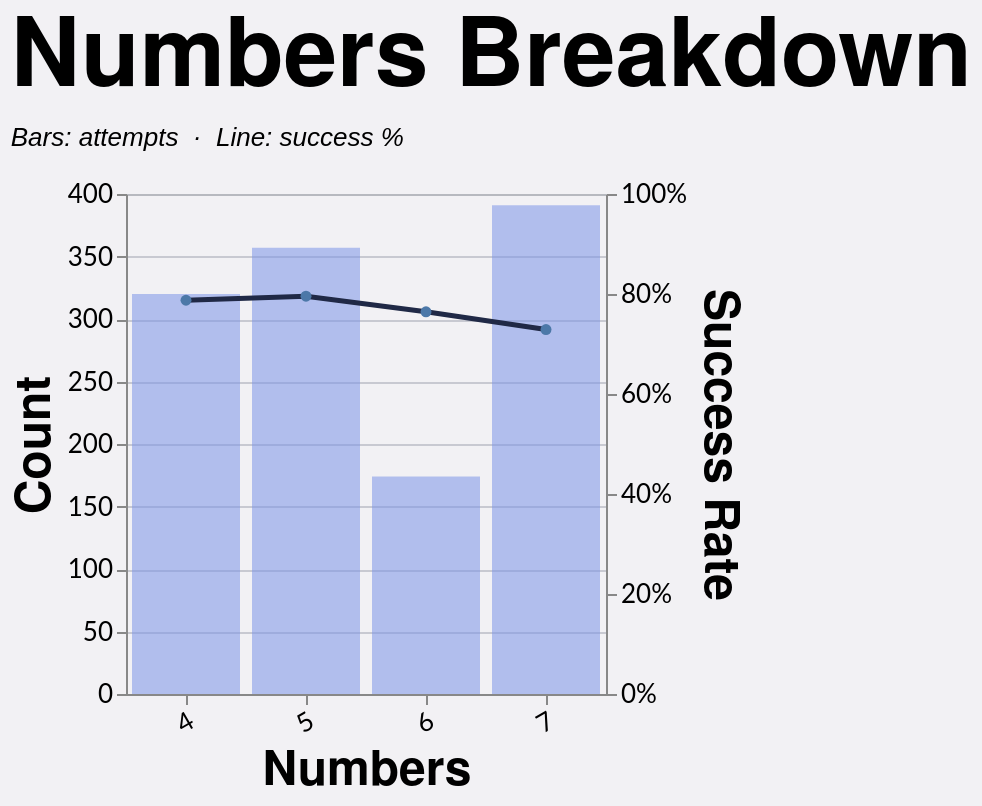

Vega-Lite specification stored for this chart:
### Vega-Lite specification from a JSON file in a GitHub repository (floating-point values rounded to 4 significant figures; data arrays with more than 128 entries replaced by an {"elided": "..."} marker saying what was removed)
{"config": {"axis": {"labelFont": "Lato, sans-serif", "titleFont": "PT Sans Narrow, Helvetica Neue, Helvetica, Arial, sans-serif", "labelFontSize": 13, "titleFontSize": 24, "gridColor": "#202947", "gridOpacity": 0.2}, "header": {"labelFont": "PT Sans Narrow, Helvetica Neue, Helvetica, Arial, sans-serif", "titleFont": "PT Sans Narrow, Helvetica Neue, Helvetica, Arial, sans-serif", "labelFontSize": 24, "titleFontSize": 28, "labelFontWeight": "bold", "orient": "left"}, "legend": {"labelFont": "Lato, sans-serif", "titleFont": "PT Sans Narrow, Helvetica Neue, Helvetica, Arial, sans-serif", "labelFontSize": 14, "titleFontSize": 16, "titlePadding": 5, "fillColor": "white", "strokeColor": "black", "padding": 10, "titleFontWeight": "lighter", "titleFontStyle": "italic", "titleColor": "gray", "offset": 10}, "title": {"font": "PT Sans Narrow, Helvetica Neue, Helvetica, Arial, sans-serif", "fontSize": 48, "fontWeight": "bold", "anchor": "start", "align": "center", "titlePadding": 20, "subtitlePadding": 10, "subtitleFontSize": 13, "subtitleColor": "", "subtitleFontStyle": "italic", "offset": 15, "color": "black"}, "axisX": {"labelAngle": 0}, "facet": {"title": null, "header": null, "align": {"row": "each", "column": "each"}}, "resolve": {"scale": {"y": "independent", "facet": "independent"}}, "background": "#f2f1f4"}, "layer": [{"mark": {"type": "bar", "color": "#7d96e8", "opacity": 0.55}, "encoding": {"tooltip": [{"field": "numbers", "title": "Numbers", "type": "nominal"}, {"field": "won", "format": ",.0f", "title": "Won", "type": "quantitative"}, {"field": "attempts", "format": ",.0f", "title": "Attempts", "type": "quantitative"}, {"field": "success_rate", "format": ".1%", "title": "Success Rate", "type": "quantitative"}], "x": {"axis": {"labelAngle": -30}, "field": "numbers", "sort": ["4", "5", "6", "7"], "title": "Numbers", "type": "nominal"}, "y": {"axis": {"format": ",.0f", "orient": "left"}, "field": "attempts", "title": "Count", "type": "quantitative"}}, "transform": [{"filter": "(loSquad == 'All' || datum.squad == loSquad) && (loGameType == 'All' || (loGameType == 'League + Cup' && (datum.game_type == 'League' || datum.game_type == 'Cup')) || (loGameType == 'League only' && datum.game_type == 'League') || datum.game_type == loGameType) && (loOpposition == 'All' || datum.opposition == loOpposition) && (loThrower == 'All' || datum.thrower == loThrower) && (loJumper == 'All' || datum.jumper == loJumper) && (loArea == 'All' || datum.area == loArea) && (loNumbers == 'All' || datum.numbers == loNumbers) && (loCallType == 'All' || datum.call_type == loCallType)"}, {"filter": "(loSeason == 'All' || datum.season == loSeason)"}, {"aggregate": [{"op": "count", "as": "attempts"}, {"op": "sum", "field": "won", "as": "won"}], "groupby": ["numbers"]}, {"calculate": "datum.won / datum.attempts", "as": "success_rate"}]}, {"mark": {"type": "line", "color": "#202946", "point": true, "strokeWidth": 2.5}, "encoding": {"tooltip": [{"field": "numbers", "title": "Numbers", "type": "nominal"}, {"field": "won", "format": ",.0f", "title": "Won", "type": "quantitative"}, {"field": "attempts", "format": ",.0f", "title": "Attempts", "type": "quantitative"}, {"field": "success_rate", "format": ".1%", "title": "Success Rate", "type": "quantitative"}], "x": {"axis": {"labelAngle": -30}, "field": "numbers", "sort": ["4", "5", "6", "7"], "title": "Numbers", "type": "nominal"}, "y": {"axis": {"format": "%", "orient": "right"}, "field": "success_rate", "scale": {"domain": [0, 1]}, "title": "Success Rate", "type": "quantitative"}}, "transform": [{"filter": "(loSquad == 'All' || datum.squad == loSquad) && (loGameType == 'All' || (loGameType == 'League + Cup' && (datum.game_type == 'League' || datum.game_type == 'Cup')) || (loGameType == 'League only' && datum.game_type == 'League') || datum.game_type == loGameType) && (loOpposition == 'All' || datum.opposition == loOpposition) && (loThrower == 'All' || datum.thrower == loThrower) && (loJumper == 'All' || datum.jumper == loJumper) && (loArea == 'All' || datum.area == loArea) && (loNumbers == 'All' || datum.numbers == loNumbers) && (loCallType == 'All' || datum.call_type == loCallType)"}, {"filter": "(loSeason == 'All' || datum.season == loSeason)"}, {"aggregate": [{"op": "count", "as": "attempts"}, {"op": "sum", "field": "won", "as": "won"}], "groupby": ["numbers"]}, {"calculate": "datum.won / datum.attempts", "as": "success_rate"}]}], "data": {"name": "data-59bc52db6a970b6c64ce397bd37ae18f"}, "height": 250, "params": [{"name": "loSquad", "value": "All"}, {"name": "loSeason", "value": "All"}, {"name": "loGameType", "value": "All"}, {"name": "loOpposition", "value": "All"}, {"name": "loThrower", "value": "All"}, {"name": "loJumper", "value": "All"}, {"name": "loArea", "value": "All"}, {"name": "loNumbers", "value": "All"}, {"name": "loCallType", "value": "All"}], "resolve": {"scale": {"y": "independent"}}, "title": {"text": "Numbers Breakdown", "subtitle": "Bars: attempts  ·  Line: success %"}, "width": {"step": 60}, "$schema": "https://vega.github.io/schema/vega-lite/v5.20.1.json", "datasets": {"data-59bc52db6a970b6c64ce397bd37ae18f": {"elided": "1242 records"}}}
